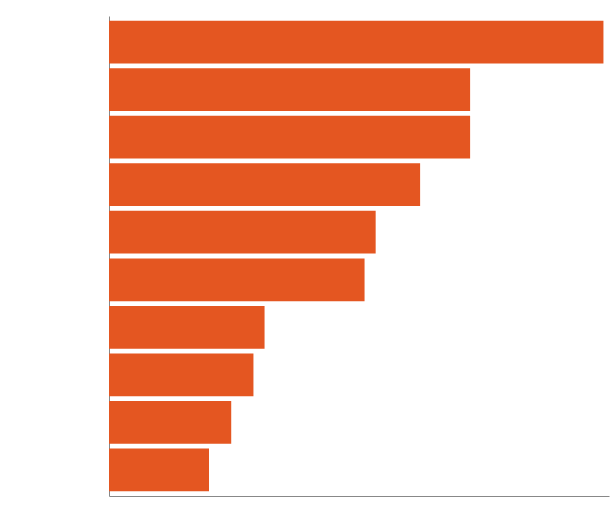

The specification (Vega-Lite) saved for this image:
### Vega specification from a JSON file in a GitHub repository (floating-point values rounded to 4 significant figures)
{"$schema": "https://vega.github.io/schema/vega/v3.0.json", "width": 500, "height": 480, "padding": 5, "autosize": {"type": "pad", "resize": true}, "config": {"axis": {"labelColor": "#fff", "labelFontSize": 10, "labelPadding": 10, "ticks": false}}, "signals": [{"name": "tooltip", "value": {}, "on": [{"events": "rect:mouseover", "update": "datum"}, {"events": "rect:mouseout", "update": "{}"}]}], "data": [{"name": "table", "values": [{"rep": "Darth Vader", "amount": 28}, {"rep": "Yoda", "amount": 22}, {"rep": "Kara Nezuma", "amount": 26}, {"rep": "Delos Joyriak", "amount": 56}, {"rep": "Myles Rayley", "amount": 46}, {"rep": "Sel Sage", "amount": 18}, {"rep": "Testa Green", "amount": 89}, {"rep": "Rogen Wendin", "amount": 48}, {"rep": "Bail Ta'em", "amount": 65}, {"rep": "Trins Bardok", "amount": 65}]}], "marks": [{"type": "rect", "from": {"data": "table"}, "encode": {"update": {"x": {"scale": "x", "value": 0}, "x2": {"scale": "x", "field": "amount"}, "y": {"scale": "y", "field": "rep"}, "height": {"scale": "y", "band": 1}, "fill": {"value": "#e45621"}}, "hover": {"fill": {"value": "#FDECB0"}}}}, {"type": "text", "encode": {"enter": {"align": {"value": "center"}, "baseline": {"value": "bottom"}, "fill": {"value": "#333"}}, "update": {"x": {"scale": "x", "signal": "tooltip.rep", "band": 0.5}, "y": {"scale": "y", "signal": "tooltip.amount", "offset": -2}, "text": {"signal": "tooltip.amount"}, "fillOpacity": [{"test": "datum === tooltip", "value": 0}, {"value": 1}]}}}], "scales": [{"name": "x", "type": "linear", "domain": {"data": "table", "field": "amount"}, "range": "width", "nice": true}, {"name": "y", "type": "band", "domain": {"data": "table", "field": "rep", "sort": {"op": "max", "field": "amount", "order": "descending"}}, "range": "height", "padding": 0.1}], "axes": [{"scale": "x", "orient": "bottom", "format": "$,d", "tickCount": 5}, {"scale": "y", "orient": "left", "encode": {"labels": {"update": {"fontSize": {"value": 16}}}}}]}
